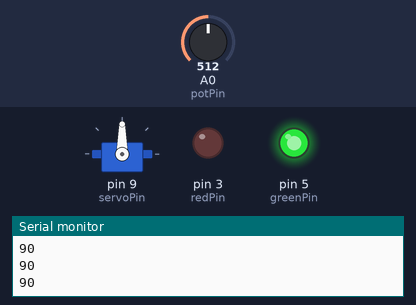
Recording of a sketch running on a simulated Arduino Uno, built with avr-gcc and run on an emulated ATmega328P. Shown: servo, output pins drawn as LEDs (lit = HIGH), the last lines printed to the serial monitor. Inputs (shaded band) come from the test bench; at power-on: A0 (potPin) = 512.

Above: at 1.2 s.
1.3 s: A0 (potPin) set to 716
At 1.8 s:
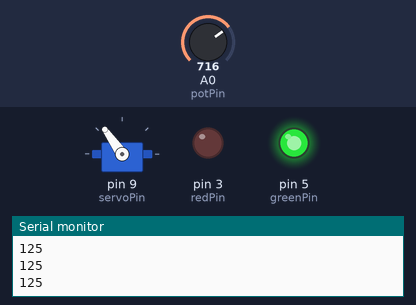
2.8 s: A0 (potPin) set to 900
At 4.0 s:
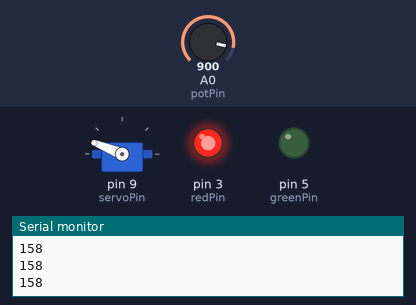
4.3 s: A0 (potPin) set to 1023
At 5.5 s:
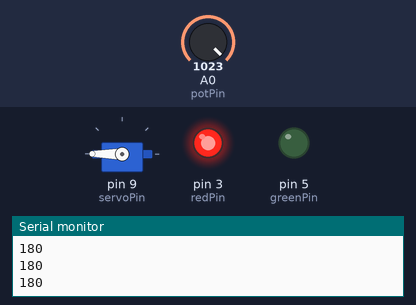
5.8 s: A0 (potPin) set to 306
At 6.4 s:
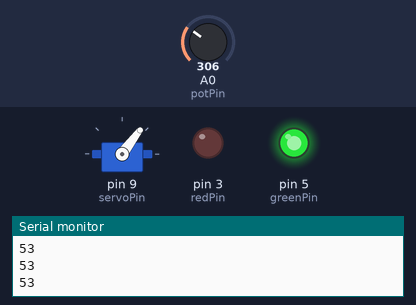
7.3 s: A0 (potPin) set to 140
At 7.8 s:
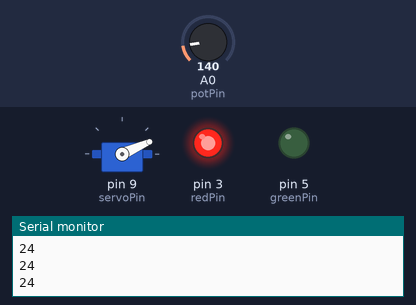
8.8 s: A0 (potPin) set to 20
At 9.8 s:
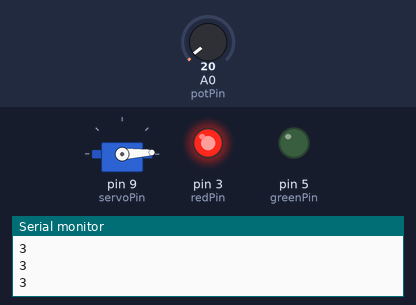
Timing chart, 0 to 11.3 s (numbered marks = the images above; inputs shaded):
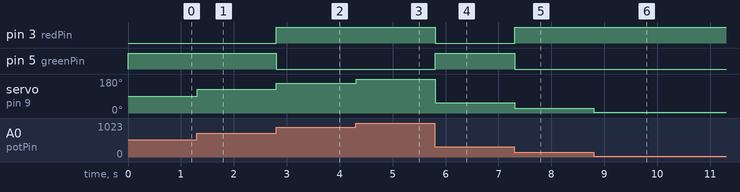

Measured:
- after the input at 1.3 s, servo on pin 9 (servoPin): 90° → 125° at once
- after the input at 2.8 s, pin 3 (redPin): LOW → HIGH at once; pin 5 (greenPin): HIGH → LOW at once; servo on pin 9 (servoPin): 125° → 158° at once
- after the input at 4.3 s, servo on pin 9 (servoPin): 158° → 180° at once
- after the input at 5.8 s, pin 3 (redPin): HIGH → LOW at once; pin 5 (greenPin): LOW → HIGH at once; servo on pin 9 (servoPin): 180° → 53° at once
- after the input at 7.3 s, pin 3 (redPin): LOW → HIGH at once; pin 5 (greenPin): HIGH → LOW at once; servo on pin 9 (servoPin): 53° → 24° at once
- after the input at 8.8 s, servo on pin 9 (servoPin): 24° → 3° at once

The sketch:

servo_RGB.ino
```cpp
#include <Servo.h>

Servo myservo;

int potPin = A0;
int servoPin = 9;

int redPin = 3;
int greenPin = 5;

int val;
int angle;

void setup() {
  Serial.begin(9600);
  myservo.attach(servoPin);
  pinMode(redPin, OUTPUT);
  pinMode(greenPin, OUTPUT);
}

void loop() {
  val = analogRead(potPin);
  angle = map(val, 0, 1023, 0, 180);
  myservo.write(angle);
  Serial.println(angle);
  if (angle >= 30 && angle <= 150) {
    digitalWrite(greenPin, HIGH);
    digitalWrite(redPin, LOW);
  } else {

    digitalWrite(redPin, HIGH);
    digitalWrite(greenPin, LOW);
  }

  delay(15);
}
```
